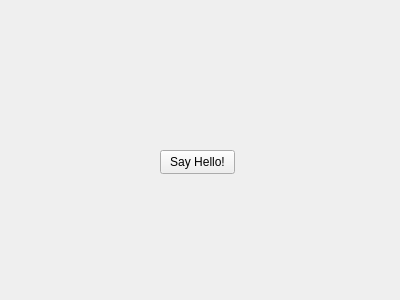
<?xml version="1.0" encoding="UTF-8"?>
<ui version="4.0">
 <class>Form</class>
 <widget class="QWidget" name="Form">
  <property name="geometry">
   <rect>
    <x>0</x>
    <y>0</y>
    <width>400</width>
    <height>300</height>
   </rect>
  </property>
  <property name="windowTitle">
   <string>Form</string>
  </property>
  <widget class="QPushButton" name="pushButton">
   <property name="geometry">
    <rect>
     <x>160</x>
     <y>150</y>
     <width>75</width>
     <height>24</height>
    </rect>
   </property>
   <property name="text">
    <string>Say Hello!</string>
   </property>
  </widget>
 </widget>
 <resources/>
 <connections/>
</ui>
